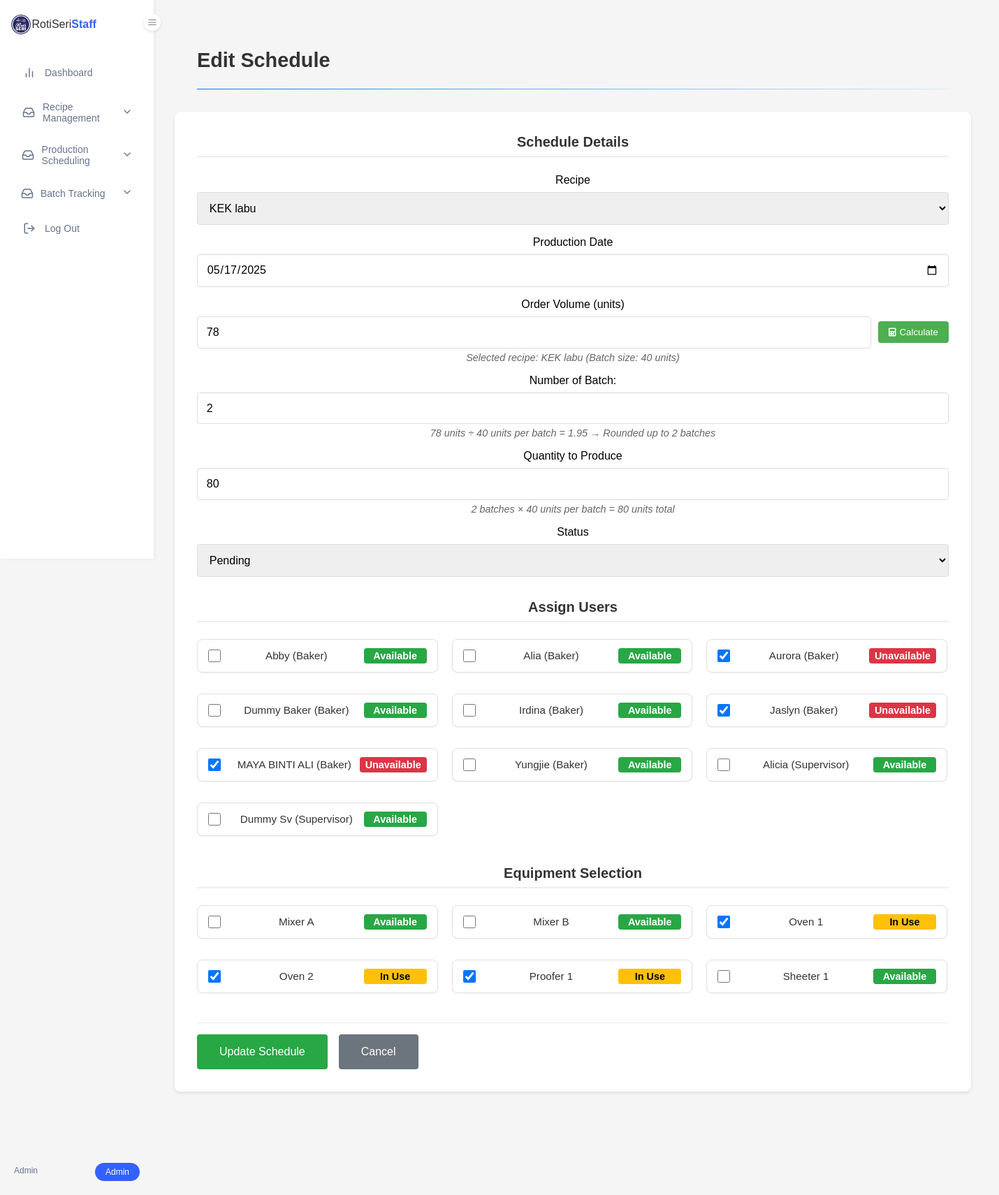
Screenshot of /edit_schedule.php?id=12 (signed in) with the database file from the repository.
### tables this page shows
CREATE TABLE `tbl_schedule` (
  `schedule_id` int(6) NOT NULL,
  `recipe_id` int(6) NOT NULL,
  `schedule_date` date NOT NULL,
  `schedule_quantityToProduce` int(6) NOT NULL,
  `schedule_orderVolumn` int(6) NOT NULL,
  `schedule_status` enum('Pending','In Progress','Completed','') NOT NULL DEFAULT 'Pending',
  `schedule_batchNum` int(3) NOT NULL
);

CREATE TABLE `tbl_recipe` (
  `recipe_id` int(6) NOT NULL,
  `recipe_name` varchar(100) NOT NULL,
  `recipe_category` varchar(100) NOT NULL,
  `recipe_batchSize` int(6) NOT NULL,
  `recipe_unitOfMeasure` varchar(50) NOT NULL,
  `recipe_instructions` text NOT NULL,
  `recipe_dateCreated` timestamp NOT NULL DEFAULT current_timestamp(),
  `recipe_dateUpdated` timestamp NOT NULL DEFAULT current_timestamp() ON UPDATE current_timestamp(),
  `image_path` varchar(255) DEFAULT NULL
);

CREATE TABLE `tbl_users` (
  `user_id` int(6) NOT NULL,
  `user_fullName` varchar(200) NOT NULL,
  `user_contact` varchar(100) NOT NULL,
  `user_address` text NOT NULL,
  `user_email` varchar(200) NOT NULL,
  `user_password` varchar(200) NOT NULL,
  `user_dateRegister` datetime NOT NULL DEFAULT current_timestamp(),
  `user_role` varchar(10) NOT NULL DEFAULT 'Baker',
  `reset_token` varchar(255) DEFAULT NULL,
  `token_expiry` datetime DEFAULT NULL
);

CREATE TABLE `tbl_equipments` (
  `equipment_id` int(6) NOT NULL,
  `equipment_name` varchar(100) NOT NULL,
  `equipment_description` text NOT NULL,
  `equipment_status` enum('Available','Maintenance','Out of Order') NOT NULL DEFAULT 'Available',
  `equipment_dateAdded` datetime NOT NULL DEFAULT current_timestamp()
);

### edit_schedule.php (the view, shortened to what this page needs)
<?php
require_once 'config/db_connection.php';
$schedule_id = $_GET['id'];
try {
    $stmt = $conn->prepare("SELECT s.*,
                           (SELECT COUNT(*) FROM tbl_batches WHERE schedule_id = s.schedule_id) as assigned_batches,
                           (SELECT COUNT(*) FROM tbl_batches WHERE schedule_id = s.schedule_id AND batch_status = 'Completed') as completed_batches
                           FROM tbl_schedule s
                           WHERE s.schedule_id = ?");
    $stmt->execute([$schedule_id]);
    $schedule = $stmt->fetch(PDO::FETCH_ASSOC);
    $stmt = $conn->query("SELECT recipe_id, recipe_name, recipe_batchSize FROM tbl_recipe ORDER BY recipe_name");
    $recipes = $stmt->fetchAll(PDO::FETCH_ASSOC);
    $stmt = $conn->query("SELECT user_id, user_fullName, user_role FROM tbl_users
                         WHERE user_role IN ('Baker', 'Supervisor')
                         ORDER BY user_role, user_fullName");
    $users = $stmt->fetchAll(PDO::FETCH_ASSOC);
    $stmt = $conn->prepare("SELECT user_id FROM tbl_schedule_assignments WHERE schedule_id = ?");
    $stmt->execute([$schedule_id]);
    $assigned_users = $stmt->fetchAll(PDO::FETCH_COLUMN);
    $stmt = $conn->prepare("SELECT equipment_id, equipment_name, equipment_status
                         FROM tbl_equipments
                         ORDER BY equipment_name");
    $stmt->execute();
    $equipment = $stmt->fetchAll(PDO::FETCH_ASSOC);
    $stmt = $conn->prepare("SELECT equipment_id FROM tbl_schedule_equipment WHERE schedule_id = ?");
    $stmt->execute([$schedule_id]);
    $assigned_equipment = $stmt->fetchAll(PDO::FETCH_COLUMN);
} catch (PDOException $e) {
    $error_message = "Error: " . $e->getMessage();
}
?>
<!DOCTYPE html>
<html lang="en">
<head>
    <link rel="stylesheet" href="css/style.css">
    <link rel="stylesheet" href="css/dashboard.css">
    <link rel="stylesheet" href="css/schedule.css">
    <link rel="stylesheet" href="https://cdnjs.cloudflare.com/ajax/libs/font-awesome/5.15.4/css/all.min.css">
</head>
<body>
    <?php include 'includes/dashboard_navigation.php'; ?>
    <main class="main-content">
        <div class="page-header">
            <h1>Edit Schedule</h1>
            <div class="divider"></div>
        </div>
        <form method="POST" class="schedule-form <?php echo $schedule['schedule_status'] === 'Completed' ? 'completed' : ''; ?>">
            <div class="form-section">
                <h2>Schedule Details</h2>
                <div class="form-group">
                    <label for="recipe_id">Recipe</label>
                    <select id="recipe_id" name="recipe_id" required>
                        <?php foreach ($recipes as $recipe): ?>
                            <option value="<?php echo $recipe['recipe_id']; ?>"
                                data-batch-size="<?php echo $recipe['recipe_batchSize']; ?>"
                                <?php echo $schedule['recipe_id'] == $recipe['recipe_id'] ? 'selected' : ''; ?>>
                                <?php echo htmlspecialchars($recipe['recipe_name']); ?>
                            </option>
                        <?php endforeach; ?>
                    </select>
                </div>
                <div class="form-group">
                    <label for="schedule_date">Production Date</label>
                    <input type="date" id="schedule_date" name="schedule_date"
                        value="<?php echo $schedule['schedule_date']; ?>" required>
                </div>
                <div class="form-group">
                    <label for="schedule_orderVolumn">Order Volume (units)</label>
                    <div class="input-with-button">
                        <input type="number"
                            id="schedule_orderVolumn"
                            name="schedule_orderVolumn"
                            value="<?php echo htmlspecialchars($schedule['schedule_orderVolumn']); ?>"
                            required
                            min="1">
                        <button type="button" id="calculateBtn" class="calculate-btn">
                            <i class="fas fa-calculator"></i> Calculate
                        </button>
                    </div>
                    <small id="calculation-info" class="calculation-info"></small>
                </div>
                <div class="form-group">
                    <label for="schedule_batchNum">Number of Batch:</label>
                    <input type="number"
                        id="schedule_batchNum"
                        name="schedule_batchNum"
                        class="form-control"
                        value="<?php echo htmlspecialchars($schedule['schedule_batchNum']); ?>"
                        min="1"
                        readonly>
                    <small id="batch-calculation" class="calculation-info"></small>
                </div>
                <div class="form-group">
                    <label for="quantity">Quantity to Produce</label>
                    <input type="number" id="quantity" name="quantity"
                        step="0.01" min="0.01" required readonly
                        value="<?php echo $schedule['schedule_quantityToProduce']; ?>">
                    <small id="quantity-calculation" class="calculation-info"></small>
                </div>
                <div class="form-group">
                    <label for="status">Status</label>
                    <select id="status" name="status" required>
                        <option value="Pending" <?php echo $schedule['schedule_status'] == 'Pending' ? 'selected' : ''; ?>>Pending</option>
                    </select>
                </div>
            </div>
            <div class="form-section">
                <h2>Assign Users</h2>
                <div class="user-selection">
                    <?php foreach ($users as $user): ?>
                        <div class="user-checkbox">
                            <input type="checkbox"
                                name="assigned_users[]"
                                value="<?php echo $user['user_id']; ?>"
                                <?php echo in_array($user['user_id'], $assigned_users) ? 'checked' : ''; ?>>
                            <span><?php echo htmlspecialchars($user['user_fullName']); ?>
                                (<?php echo $user['user_role']; ?>)</span>
                            <span class="status <?php echo in_array($user['user_id'], $assigned_users) ? 'unavailable' : 'available'; ?>">
                                <?php echo in_array($user['user_id'], $assigned_users) ? 'Unavailable' : 'Available'; ?>
                            </span>
                        </div>
                    <?php endforeach; ?>
                </div>
            </div>
            <div class="form-section">
                <h2>Equipment Selection</h2>
                <div class="equipment-selection">
                    <?php foreach ($equipment as $item): ?>
                        <div class="equipment-checkbox">
                            <input type="checkbox"
                                name="equipment[]"
                                value="<?php echo $item['equipment_id']; ?>"
                                <?php echo in_array($item['equipment_id'], $assigned_equipment) ? 'checked' : ''; ?>>
                            <span><?php echo htmlspecialchars($item['equipment_name']); ?></span>
                            <span class="status <?php echo in_array($item['equipment_id'], $assigned_equipment) ? 'in-use' : 'available'; ?>">
                                <?php echo in_array($item['equipment_id'], $assigned_equipment) ? 'In Use' : 'Available'; ?>
                            </span>
                        </div>
                    <?php endforeach; ?>
                </div>
            </div>
            <div class="form-actions">
                <button type="submit" class="submit-btn">Update Schedule</button>
                <a href="view_schedules.php" class="cancel-btn">Cancel</a>
            </div>
        </form>
    </main>
</body>
</html>

### css/style.css (style rules this page uses)
* { margin: 0; padding: 0; box-sizing: border-box; font-family: Arial, sans-serif; }
body { background: linear-gradient(rgba(0, 0, 0, 0.6), rgba(0, 0, 0, 0.6)), url('../assets/images/banner.png'); background-size: cover; background-position: center; background-attachment: fixed; min-height: 100vh; color: white; display: flex; flex-direction: column; }
main { max-width: 1200px; margin: 8rem auto; text-align: center; padding: 0 1rem; flex: 1; }

### css/dashboard.css (style rules this page uses)
body { display: grid; grid-template-areas: "sidebar topbar" "sidebar main" "sidebar bottombar"; grid-template-columns: 250px 1fr; grid-template-rows: 50px 1fr auto; min-height: 100vh; background-color: white; position: relative; background-image: none; }
.main-content { grid-area: main; padding: 2rem 2rem 0 0; margin-top: 50px; margin-left: 0; width: calc(100% - 0px); transition: width 0.3s ease, margin-left 0.3s ease; padding-left: 0; display: block; }
.page-header { padding: 0 2rem; margin-bottom: 2rem; text-align: left; }
.page-header h1 { font-size: 1.8rem; color: #333; margin: 0; padding-bottom: 1rem; }
.divider { height: 1px; background: linear-gradient(to right, #007bff, rgba(0, 123, 255, 0.1)); margin-top: 0.5rem; width: 100%; align-self: flex-start; }

### includes/dashboard_navigation.php (style rules this page uses)
* { margin: 0; padding: 0; box-sizing: border-box; font-family: Arial, sans-serif; }
body { display: flex; background-color: #f5f5f5; }
.main-content { flex: 1; margin-left: 220px; padding: 20px 30px; }

### rows the page displays
tbl_schedule: recipe_id "KEK labu", schedule_date "05/17/2025", schedule_orderVolumn "78", schedule_batchNum "2", quantity "80", status "Pending"
tbl_users: user_fullName "Abby", user_role "Baker", shows "Available"
tbl_users: user_fullName "Alia", user_role "Baker", shows "Available"
tbl_users: user_id "☑", user_fullName "Aurora", user_role "Baker", shows "Unavailable"
tbl_users: user_fullName "Dummy Baker", user_role "Baker", shows "Available"
tbl_users: user_fullName "Irdina", user_role "Baker", shows "Available"
tbl_users: user_id "☑", user_fullName "Jaslyn", user_role "Baker", shows "Unavailable"
tbl_users: user_id "☑", user_fullName "MAYA BINTI ALI", user_role "Baker", shows "Unavailable"
tbl_users: user_fullName "Yungjie", user_role "Baker", shows "Available"
tbl_users: user_fullName "Alicia", user_role "Supervisor", shows "Available"
tbl_users: user_fullName "Dummy Sv", user_role "Supervisor", shows "Available"
tbl_equipments: equipment_name "Mixer A", shows "Available"
tbl_equipments: equipment_name "Mixer B", shows "Available"
tbl_equipments: equipment_id "☑", equipment_name "Oven 1", shows "In Use"
tbl_equipments: equipment_id "☑", equipment_name "Oven 2", shows "In Use"
tbl_equipments: equipment_id "☑", equipment_name "Proofer 1", shows "In Use"
tbl_equipments: equipment_name "Sheeter 1", shows "Available"

### other values shown
$_SESSION['user_fullName'] "Admin"
$_SESSION['user_role'] "Admin"
